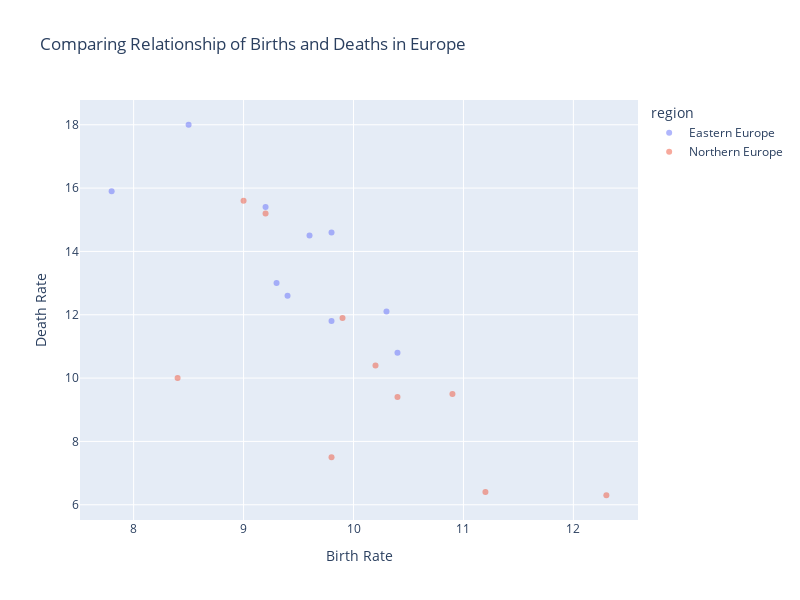

The code cell stored with this chart in its notebook:
### Code cell
two_regions = ['Eastern Europe', 
               'Northern Europe']

df_subset = df_EUpop[df_EUpop['region'].isin(two_regions)]

# Can include labels inside the function itself to make things cleaner
# And, can add hover_data
fig = px.scatter(
    df_subset,
    x='birth_rate',
    y='death_rate',
    color='region',
    opacity=0.5,
    labels={'birth_rate': 'Birth Rate', 'death_rate': 'Death Rate'},
    title='Comparing Relationship of Births and Deaths in Europe',
    hover_data=['country_name']
)

fig.update_layout(
    width=800,
    height=600
)

### Figure 1 — Plotly figure (JSON) as saved in the notebook; plotly's stock layout.template omitted (floating-point values rounded to 4 significant figures)
{"data": [{"customdata": [["Belarus"], ["Bulgaria"], ["Czechia"], ["Hungary"], ["Moldova"], ["Poland"], ["Romania"], ["Russia"], ["Slovakia"], ["Ukraine"]], "hovertemplate": "region=Eastern Europe<br>Birth Rate=%{x}<br>Death Rate=%{y}<br>country_name=%{customdata[0]}<extra></extra>", "legendgroup": "Eastern Europe", "marker": {"color": "#636efa", "opacity": 0.5, "symbol": "circle"}, "mode": "markers", "name": "Eastern Europe", "orientation": "v", "showlegend": true, "type": "scatter", "x": [9.3, 8.5, 10.3, 9.6, 9.8, 9.4, 9.2, 9.8, 10.4, 7.8], "xaxis": "x", "y": [13, 18, 12.1, 14.5, 11.8, 12.6, 15.4, 14.6, 10.8, 15.9], "yaxis": "y"}, {"customdata": [["Denmark"], ["Estonia"], ["Finland"], ["Iceland"], ["Ireland"], ["Latvia"], ["Lithuania"], ["Norway"], ["Sweden"], ["United Kingdom"]], "hovertemplate": "region=Northern Europe<br>Birth Rate=%{x}<br>Death Rate=%{y}<br>country_name=%{customdata[0]}<extra></extra>", "legendgroup": "Northern Europe", "marker": {"color": "#EF553B", "opacity": 0.5, "symbol": "circle"}, "mode": "markers", "name": "Northern Europe", "orientation": "v", "showlegend": true, "type": "scatter", "x": [10.4, 9.9, 8.4, 12.3, 11.2, 9.2, 9, 9.8, 10.9, 10.2], "xaxis": "x", "y": [9.4, 11.9, 10, 6.3, 6.4, 15.2, 15.6, 7.5, 9.5, 10.4], "yaxis": "y"}], "layout": {"height": 600, "legend": {"title": {"text": "region"}, "tracegroupgap": 0}, "title": {"text": "Comparing Relationship of Births and Deaths in Europe"}, "width": 800, "xaxis": {"anchor": "y", "domain": [0, 1], "title": {"text": "Birth Rate"}}, "yaxis": {"anchor": "x", "domain": [0, 1], "title": {"text": "Death Rate"}}}}
